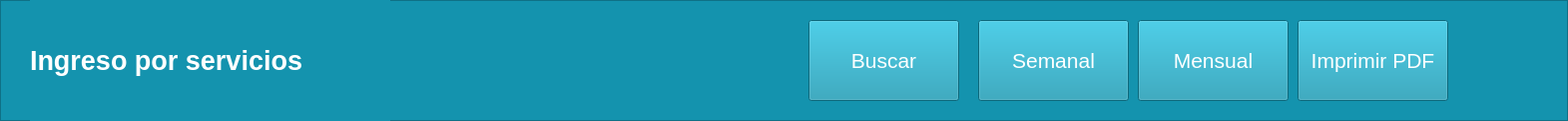
   <widget class="QFrame" name="frame">
    <property name="geometry">
     <rect>
      <x>401</x>
      <y>0</y>
      <width>1571</width>
      <height>121</height>
     </rect>
    </property>
    <property name="styleSheet">
     <string notr="true">background-color: rgb(20, 147, 174);</string>
    </property>
    <property name="frameShape">
     <enum>QFrame::StyledPanel</enum>
    </property>
    <property name="frameShadow">
     <enum>QFrame::Raised</enum>
    </property>
    <widget class="QPushButton" name="botImpPDF">
     <property name="geometry">
      <rect>
       <x>1300</x>
       <y>20</y>
       <width>151</width>
       <height>81</height>
      </rect>
     </property>
     <property name="palette">
      <palette>
       <active>
        <colorrole role="Button">
         <brush brushstyle="SolidPattern">
          <color alpha="255">
           <red>20</red>
           <green>147</green>
           <blue>174</blue>
          </color>
         </brush>
        </colorrole>
        <colorrole role="Text">
         <brush brushstyle="SolidPattern">
          <color alpha="255">
           <red>255</red>
           <green>255</green>
           <blue>255</blue>
          </color>
         </brush>
        </colorrole>
        <colorrole role="ButtonText">
         <brush brushstyle="SolidPattern">
          <color alpha="255">
           <red>255</red>
           <green>255</green>
           <blue>255</blue>
          </color>
         </brush>
        </colorrole>
        <colorrole role="Base">
         <brush brushstyle="SolidPattern">
          <color alpha="255">
           <red>20</red>
           <green>147</green>
           <blue>174</blue>
          </color>
         </brush>
        </colorrole>
        <colorrole role="Window">
         <brush brushstyle="SolidPattern">
          <color alpha="255">
           <red>20</red>
           <green>147</green>
           <blue>174</blue>
          </color>
         </brush>
        </colorrole>
        <colorrole role="PlaceholderText">
         <brush brushstyle="SolidPattern">
          <color alpha="128">
           <red>255</red>
           <green>255</green>
           <blue>255</blue>
          </color>
         </brush>
        </colorrole>
       </active>
       <inactive>
        <colorrole role="Button">
         <brush brushstyle="SolidPattern">
          <color alpha="255">
           <red>20</red>
           <green>147</green>
           <blue>174</blue>
          </color>
         </brush>
        </colorrole>
        <colorrole role="Text">
         <brush brushstyle="SolidPattern">
          <color alpha="255">
           <red>255</red>
           <green>255</green>
           <blue>255</blue>
          </color>
         </brush>
        </colorrole>
        <colorrole role="ButtonText">
         <brush brushstyle="SolidPattern">
          <color alpha="255">
           <red>255</red>
           <green>255</green>
           <blue>255</blue>
          </color>
         </brush>
        </colorrole>
        <colorrole role="Base">
         <brush brushstyle="SolidPattern">
          <color alpha="255">
           <red>20</red>
           <green>147</green>
           <blue>174</blue>
          </color>
         </brush>
        </colorrole>
        <colorrole role="Window">
         <brush brushstyle="SolidPattern">
          <color alpha="255">
           <red>20</red>
           <green>147</green>
           <blue>174</blue>
          </color>
         </brush>
        </colorrole>
        <colorrole role="PlaceholderText">
         <brush brushstyle="SolidPattern">
          <color alpha="128">
           <red>255</red>
           <green>255</green>
           <blue>255</blue>
          </color>
         </brush>
        </colorrole>
       </inactive>
       <disabled>
        <colorrole role="Button">
         <brush brushstyle="SolidPattern">
          <color alpha="255">
           <red>20</red>
           <green>147</green>
           <blue>174</blue>
          </color>
         </brush>
        </colorrole>
        <colorrole role="Text">
         <brush brushstyle="SolidPattern">
          <color alpha="255">
           <red>120</red>
           <green>120</green>
           <blue>120</blue>
          </color>
         </brush>
        </colorrole>
        <colorrole role="ButtonText">
         <brush brushstyle="SolidPattern">
          <color alpha="255">
           <red>120</red>
           <green>120</green>
           <blue>120</blue>
          </color>
         </brush>
        </colorrole>
        <colorrole role="Base">
         <brush brushstyle="SolidPattern">
          <color alpha="255">
           <red>20</red>
           <green>147</green>
           <blue>174</blue>
          </color>
         </brush>
        </colorrole>
        <colorrole role="Window">
         <brush brushstyle="SolidPattern">
          <color alpha="255">
           <red>20</red>
           <green>147</green>
           <blue>174</blue>
          </color>
         </brush>
        </colorrole>
        <colorrole role="PlaceholderText">
         <brush brushstyle="SolidPattern">
          <color alpha="128">
           <red>0</red>
           <green>0</green>
           <blue>0</blue>
          </color>
         </brush>
        </colorrole>
       </disabled>
      </palette>
     </property>
     <property name="font">
      <font>
       <pointsize>16</pointsize>
      </font>
     </property>
     <property name="styleSheet">
      <string notr="true">background-color: rgb(20, 147, 174);
gridline-color: rgb(255, 255, 255);
border-bottom-color: rgb(255, 255, 255);
border-color: rgb(255, 255, 255);</string>
     </property>
     <property name="text">
      <string>Imprimir PDF</string>
     </property>
     <property name="icon">
      <iconset>
       <normaloff>../../Downloads/uco/POO/entornoVirtual/_92127008_thinkstockphotos-615094882.jpg</normaloff>../../Downloads/uco/POO/entornoVirtual/_92127008_thinkstockphotos-615094882.jpg</iconset>
     </property>
     <property name="iconSize">
      <size>
       <width>35</width>
       <height>30</height>
      </size>
     </property>
    </widget>
    <widget class="QPushButton" name="botInfMenSer">
     <property name="geometry">
      <rect>
       <x>1140</x>
       <y>20</y>
       <width>151</width>
       <height>81</height>
      </rect>
     </property>
     <property name="palette">
      <palette>
       <active>
        <colorrole role="Button">
         <brush brushstyle="SolidPattern">
          <color alpha="255">
           <red>20</red>
           <green>147</green>
           <blue>174</blue>
          </color>
         </brush>
        </colorrole>
        <colorrole role="Text">
         <brush brushstyle="SolidPattern">
          <color alpha="255">
           <red>255</red>
           <green>255</green>
           <blue>255</blue>
          </color>
         </brush>
        </colorrole>
        <colorrole role="ButtonText">
         <brush brushstyle="SolidPattern">
          <color alpha="255">
           <red>255</red>
           <green>255</green>
           <blue>255</blue>
          </color>
         </brush>
        </colorrole>
        <colorrole role="Base">
         <brush brushstyle="SolidPattern">
          <color alpha="255">
           <red>20</red>
           <green>147</green>
           <blue>174</blue>
          </color>
         </brush>
        </colorrole>
        <colorrole role="Window">
         <brush brushstyle="SolidPattern">
          <color alpha="255">
           <red>20</red>
           <green>147</green>
           <blue>174</blue>
          </color>
         </brush>
        </colorrole>
        <colorrole role="PlaceholderText">
         <brush brushstyle="SolidPattern">
          <color alpha="128">
           <red>255</red>
           <green>255</green>
           <blue>255</blue>
          </color>
         </brush>
        </colorrole>
       </active>
       <inactive>
        <colorrole role="Button">
         <brush brushstyle="SolidPattern">
          <color alpha="255">
           <red>20</red>
           <green>147</green>
           <blue>174</blue>
          </color>
         </brush>
        </colorrole>
        <colorrole role="Text">
         <brush brushstyle="SolidPattern">
          <color alpha="255">
           <red>255</red>
           <green>255</green>
           <blue>255</blue>
          </color>
         </brush>
        </colorrole>
        <colorrole role="ButtonText">
         <brush brushstyle="SolidPattern">
          <color alpha="255">
           <red>255</red>
           <green>255</green>
           <blue>255</blue>
          </color>
         </brush>
        </colorrole>
        <colorrole role="Base">
         <brush brushstyle="SolidPattern">
          <color alpha="255">
           <red>20</red>
           <green>147</green>
           <blue>174</blue>
          </color>
         </brush>
        </colorrole>
        <colorrole role="Window">
         <brush brushstyle="SolidPattern">
          <color alpha="255">
           <red>20</red>
           <green>147</green>
           <blue>174</blue>
          </color>
         </brush>
        </colorrole>
        <colorrole role="PlaceholderText">
         <brush brushstyle="SolidPattern">
          <color alpha="128">
           <red>255</red>
           <green>255</green>
           <blue>255</blue>
          </color>
         </brush>
        </colorrole>
       </inactive>
       <disabled>
        <colorrole role="Button">
         <brush brushstyle="SolidPattern">
          <color alpha="255">
           <red>20</red>
           <green>147</green>
           <blue>174</blue>
          </color>
         </brush>
        </colorrole>
        <colorrole role="Text">
         <brush brushstyle="SolidPattern">
          <color alpha="255">
           <red>120</red>
           <green>120</green>
           <blue>120</blue>
          </color>
         </brush>
        </colorrole>
        <colorrole role="ButtonText">
         <brush brushstyle="SolidPattern">
          <color alpha="255">
           <red>120</red>
           <green>120</green>
           <blue>120</blue>
          </color>
         </brush>
        </colorrole>
        <colorrole role="Base">
         <brush brushstyle="SolidPattern">
          <color alpha="255">
           <red>20</red>
           <green>147</green>
           <blue>174</blue>
          </color>
         </brush>
        </colorrole>
        <colorrole role="Window">
         <brush brushstyle="SolidPattern">
          <color alpha="255">
           <red>20</red>
           <green>147</green>
           <blue>174</blue>
          </color>
         </brush>
        </colorrole>
        <colorrole role="PlaceholderText">
         <brush brushstyle="SolidPattern">
          <color alpha="128">
           <red>0</red>
           <green>0</green>
           <blue>0</blue>
          </color>
         </brush>
        </colorrole>
       </disabled>
      </palette>
     </property>
     <property name="font">
      <font>
       <pointsize>16</pointsize>
       <stylestrategy>PreferDefault</stylestrategy>
       <kerning>true</kerning>
      </font>
     </property>
     <property name="styleSheet">
      <string notr="true">background-color: rgb(20, 147, 174);
gridline-color: rgb(255, 255, 255);
border-bottom-color: rgb(255, 255, 255);
border-color: rgb(255, 255, 255);</string>
     </property>
     <property name="text">
      <string>Mensual</string>
     </property>
     <property name="icon">
      <iconset>
       <normaloff>../../Downloads/uco/POO/entornoVirtual/_92127008_thinkstockphotos-615094882.jpg</normaloff>../../Downloads/uco/POO/entornoVirtual/_92127008_thinkstockphotos-615094882.jpg</iconset>
     </property>
     <property name="iconSize">
      <size>
       <width>35</width>
       <height>30</height>
      </size>
     </property>
    </widget>
    <widget class="QLabel" name="Title_2">
     <property name="geometry">
      <rect>
       <x>30</x>
       <y>0</y>
       <width>361</width>
       <height>121</height>
      </rect>
     </property>
     <property name="palette">
      <palette>
       <active>
        <colorrole role="WindowText">
         <brush brushstyle="SolidPattern">
          <color alpha="255">
           <red>255</red>
           <green>255</green>
           <blue>255</blue>
          </color>
         </brush>
        </colorrole>
        <colorrole role="Button">
         <brush brushstyle="SolidPattern">
          <color alpha="255">
           <red>20</red>
           <green>147</green>
           <blue>174</blue>
          </color>
         </brush>
        </colorrole>
        <colorrole role="Base">
         <brush brushstyle="SolidPattern">
          <color alpha="255">
           <red>20</red>
           <green>147</green>
           <blue>174</blue>
          </color>
         </brush>
        </colorrole>
        <colorrole role="Window">
         <brush brushstyle="SolidPattern">
          <color alpha="255">
           <red>20</red>
           <green>147</green>
           <blue>174</blue>
          </color>
         </brush>
        </colorrole>
       </active>
       <inactive>
        <colorrole role="WindowText">
         <brush brushstyle="SolidPattern">
          <color alpha="255">
           <red>255</red>
           <green>255</green>
           <blue>255</blue>
          </color>
         </brush>
        </colorrole>
        <colorrole role="Button">
         <brush brushstyle="SolidPattern">
          <color alpha="255">
           <red>20</red>
           <green>147</green>
           <blue>174</blue>
          </color>
         </brush>
        </colorrole>
        <colorrole role="Base">
         <brush brushstyle="SolidPattern">
          <color alpha="255">
           <red>20</red>
           <green>147</green>
           <blue>174</blue>
          </color>
         </brush>
        </colorrole>
        <colorrole role="Window">
         <brush brushstyle="SolidPattern">
          <color alpha="255">
           <red>20</red>
           <green>147</green>
           <blue>174</blue>
          </color>
         </brush>
        </colorrole>
       </inactive>
       <disabled>
        <colorrole role="WindowText">
         <brush brushstyle="SolidPattern">
          <color alpha="255">
           <red>120</red>
           <green>120</green>
           <blue>120</blue>
          </color>
         </brush>
        </colorrole>
        <colorrole role="Button">
         <brush brushstyle="SolidPattern">
          <color alpha="255">
           <red>20</red>
           <green>147</green>
           <blue>174</blue>
          </color>
         </brush>
        </colorrole>
        <colorrole role="Base">
         <brush brushstyle="SolidPattern">
          <color alpha="255">
           <red>20</red>
           <green>147</green>
           <blue>174</blue>
          </color>
         </brush>
        </colorrole>
        <colorrole role="Window">
         <brush brushstyle="SolidPattern">
          <color alpha="255">
           <red>20</red>
           <green>147</green>
           <blue>174</blue>
          </color>
         </brush>
        </colorrole>
       </disabled>
      </palette>
     </property>
     <property name="font">
      <font>
       <family>MS Shell Dlg 2</family>
       <pointsize>20</pointsize>
       <weight>75</weight>
       <italic>false</italic>
       <bold>true</bold>
       <strikeout>false</strikeout>
      </font>
     </property>
     <property name="text">
      <string>Ingreso por servicios</string>
     </property>
    </widget>
    <widget class="QPushButton" name="botInfSemSer">
     <property name="geometry">
      <rect>
       <x>980</x>
       <y>20</y>
       <width>151</width>
       <height>81</height>
      </rect>
     </property>
     <property name="palette">
      <palette>
       <active>
        <colorrole role="Button">
         <brush brushstyle="SolidPattern">
          <color alpha="255">
           <red>20</red>
           <green>147</green>
           <blue>174</blue>
          </color>
         </brush>
        </colorrole>
        <colorrole role="Text">
         <brush brushstyle="SolidPattern">
          <color alpha="255">
           <red>255</red>
           <green>255</green>
           <blue>255</blue>
          </color>
         </brush>
        </colorrole>
        <colorrole role="ButtonText">
         <brush brushstyle="SolidPattern">
          <color alpha="255">
           <red>255</red>
           <green>255</green>
           <blue>255</blue>
          </color>
         </brush>
        </colorrole>
        <colorrole role="Base">
         <brush brushstyle="SolidPattern">
          <color alpha="255">
           <red>20</red>
           <green>147</green>
           <blue>174</blue>
          </color>
         </brush>
        </colorrole>
        <colorrole role="Window">
         <brush brushstyle="SolidPattern">
          <color alpha="255">
           <red>20</red>
           <green>147</green>
           <blue>174</blue>
          </color>
         </brush>
        </colorrole>
        <colorrole role="PlaceholderText">
         <brush brushstyle="SolidPattern">
          <color alpha="128">
           <red>255</red>
           <green>255</green>
           <blue>255</blue>
          </color>
         </brush>
        </colorrole>
       </active>
       <inactive>
        <colorrole role="Button">
         <brush brushstyle="SolidPattern">
          <color alpha="255">
           <red>20</red>
           <green>147</green>
           <blue>174</blue>
          </color>
         </brush>
        </colorrole>
        <colorrole role="Text">
         <brush brushstyle="SolidPattern">
          <color alpha="255">
           <red>255</red>
           <green>255</green>
           <blue>255</blue>
          </color>
         </brush>
        </colorrole>
        <colorrole role="ButtonText">
         <brush brushstyle="SolidPattern">
          <color alpha="255">
           <red>255</red>
           <green>255</green>
           <blue>255</blue>
          </color>
         </brush>
        </colorrole>
        <colorrole role="Base">
         <brush brushstyle="SolidPattern">
          <color alpha="255">
           <red>20</red>
           <green>147</green>
           <blue>174</blue>
          </color>
         </brush>
        </colorrole>
        <colorrole role="Window">
         <brush brushstyle="SolidPattern">
          <color alpha="255">
           <red>20</red>
           <green>147</green>
           <blue>174</blue>
          </color>
         </brush>
        </colorrole>
        <colorrole role="PlaceholderText">
         <brush brushstyle="SolidPattern">
          <color alpha="128">
           <red>255</red>
           <green>255</green>
           <blue>255</blue>
          </color>
         </brush>
        </colorrole>
       </inactive>
       <disabled>
        <colorrole role="Button">
         <brush brushstyle="SolidPattern">
          <color alpha="255">
           <red>20</red>
           <green>147</green>
           <blue>174</blue>
          </color>
         </brush>
        </colorrole>
        <colorrole role="Text">
         <brush brushstyle="SolidPattern">
          <color alpha="255">
           <red>120</red>
           <green>120</green>
           <blue>120</blue>
          </color>
         </brush>
        </colorrole>
        <colorrole role="ButtonText">
         <brush brushstyle="SolidPattern">
          <color alpha="255">
           <red>120</red>
           <green>120</green>
           <blue>120</blue>
          </color>
         </brush>
        </colorrole>
        <colorrole role="Base">
         <brush brushstyle="SolidPattern">
          <color alpha="255">
           <red>20</red>
           <green>147</green>
           <blue>174</blue>
          </color>
         </brush>
        </colorrole>
        <colorrole role="Window">
         <brush brushstyle="SolidPattern">
          <color alpha="255">
           <red>20</red>
           <green>147</green>
           <blue>174</blue>
          </color>
         </brush>
        </colorrole>
        <colorrole role="PlaceholderText">
         <brush brushstyle="SolidPattern">
          <color alpha="128">
           <red>0</red>
           <green>0</green>
           <blue>0</blue>
          </color>
         </brush>
        </colorrole>
       </disabled>
      </palette>
     </property>
     <property name="font">
      <font>
       <pointsize>16</pointsize>
       <stylestrategy>PreferDefault</stylestrategy>
       <kerning>true</kerning>
      </font>
     </property>
     <property name="styleSheet">
      <string notr="true">background-color: rgb(20, 147, 174);
gridline-color: rgb(255, 255, 255);
border-bottom-color: rgb(255, 255, 255);
border-color: rgb(255, 255, 255);</string>
     </property>
     <property name="text">
      <string>Semanal</string>
     </property>
     <property name="icon">
      <iconset>
       <normaloff>../../Downloads/uco/POO/entornoVirtual/_92127008_thinkstockphotos-615094882.jpg</normaloff>../../Downloads/uco/POO/entornoVirtual/_92127008_thinkstockphotos-615094882.jpg</iconset>
     </property>
     <property name="iconSize">
      <size>
       <width>35</width>
       <height>30</height>
      </size>
     </property>
    </widget>
    <widget class="QPushButton" name="botBusInfSer">
     <property name="geometry">
      <rect>
       <x>810</x>
       <y>20</y>
       <width>151</width>
       <height>81</height>
      </rect>
     </property>
     <property name="palette">
      <palette>
       <active>
        <colorrole role="Button">
         <brush brushstyle="SolidPattern">
          <color alpha="255">
           <red>20</red>
           <green>147</green>
           <blue>174</blue>
          </color>
         </brush>
        </colorrole>
        <colorrole role="Text">
         <brush brushstyle="SolidPattern">
          <color alpha="255">
           <red>255</red>
           <green>255</green>
           <blue>255</blue>
          </color>
         </brush>
        </colorrole>
        <colorrole role="ButtonText">
         <brush brushstyle="SolidPattern">
          <color alpha="255">
           <red>255</red>
           <green>255</green>
           <blue>255</blue>
          </color>
         </brush>
        </colorrole>
        <colorrole role="Base">
         <brush brushstyle="SolidPattern">
          <color alpha="255">
           <red>20</red>
           <green>147</green>
           <blue>174</blue>
          </color>
         </brush>
        </colorrole>
        <colorrole role="Window">
         <brush brushstyle="SolidPattern">
          <color alpha="255">
           <red>20</red>
           <green>147</green>
           <blue>174</blue>
          </color>
         </brush>
        </colorrole>
        <colorrole role="PlaceholderText">
         <brush brushstyle="SolidPattern">
          <color alpha="128">
           <red>255</red>
           <green>255</green>
           <blue>255</blue>
          </color>
         </brush>
        </colorrole>
       </active>
       <inactive>
        <colorrole role="Button">
         <brush brushstyle="SolidPattern">
          <color alpha="255">
           <red>20</red>
           <green>147</green>
           <blue>174</blue>
          </color>
         </brush>
        </colorrole>
        <colorrole role="Text">
         <brush brushstyle="SolidPattern">
          <color alpha="255">
           <red>255</red>
           <green>255</green>
           <blue>255</blue>
          </color>
         </brush>
        </colorrole>
        <colorrole role="ButtonText">
         <brush brushstyle="SolidPattern">
          <color alpha="255">
           <red>255</red>
           <green>255</green>
           <blue>255</blue>
          </color>
         </brush>
        </colorrole>
        <colorrole role="Base">
         <brush brushstyle="SolidPattern">
          <color alpha="255">
           <red>20</red>
           <green>147</green>
           <blue>174</blue>
          </color>
         </brush>
        </colorrole>
        <colorrole role="Window">
         <brush brushstyle="SolidPattern">
          <color alpha="255">
           <red>20</red>
           <green>147</green>
           <blue>174</blue>
          </color>
         </brush>
        </colorrole>
        <colorrole role="PlaceholderText">
         <brush brushstyle="SolidPattern">
          <color alpha="128">
           <red>255</red>
           <green>255</green>
           <blue>255</blue>
          </color>
         </brush>
        </colorrole>
       </inactive>
       <disabled>
        <colorrole role="Button">
         <brush brushstyle="SolidPattern">
          <color alpha="255">
           <red>20</red>
           <green>147</green>
           <blue>174</blue>
          </color>
         </brush>
        </colorrole>
        <colorrole role="Text">
         <brush brushstyle="SolidPattern">
          <color alpha="255">
           <red>120</red>
           <green>120</green>
           <blue>120</blue>
          </color>
         </brush>
        </colorrole>
        <colorrole role="ButtonText">
         <brush brushstyle="SolidPattern">
          <color alpha="255">
           <red>120</red>
           <green>120</green>
           <blue>120</blue>
          </color>
         </brush>
        </colorrole>
        <colorrole role="Base">
         <brush brushstyle="SolidPattern">
          <color alpha="255">
           <red>20</red>
           <green>147</green>
           <blue>174</blue>
          </color>
         </brush>
        </colorrole>
        <colorrole role="Window">
         <brush brushstyle="SolidPattern">
          <color alpha="255">
           <red>20</red>
           <green>147</green>
           <blue>174</blue>
          </color>
         </brush>
        </colorrole>
        <colorrole role="PlaceholderText">
         <brush brushstyle="SolidPattern">
          <color alpha="128">
           <red>0</red>
           <green>0</green>
           <blue>0</blue>
          </color>
         </brush>
        </colorrole>
       </disabled>
      </palette>
     </property>
     <property name="font">
      <font>
       <pointsize>16</pointsize>
       <stylestrategy>PreferDefault</stylestrategy>
       <kerning>true</kerning>
      </font>
     </property>
     <property name="styleSheet">
      <string notr="true">background-color: rgb(20, 147, 174);
gridline-color: rgb(255, 255, 255);
border-bottom-color: rgb(255, 255, 255);
border-color: rgb(255, 255, 255);</string>
     </property>
     <property name="text">
      <string>Buscar</string>
     </property>
     <property name="icon">
      <iconset>
       <normaloff>../../Downloads/uco/POO/entornoVirtual/_92127008_thinkstockphotos-615094882.jpg</normaloff>../../Downloads/uco/POO/entornoVirtual/_92127008_thinkstockphotos-615094882.jpg</iconset>
     </property>
     <property name="iconSize">
      <size>
       <width>35</width>
       <height>30</height>
      </size>
     </property>
    </widget>
   </widget>
